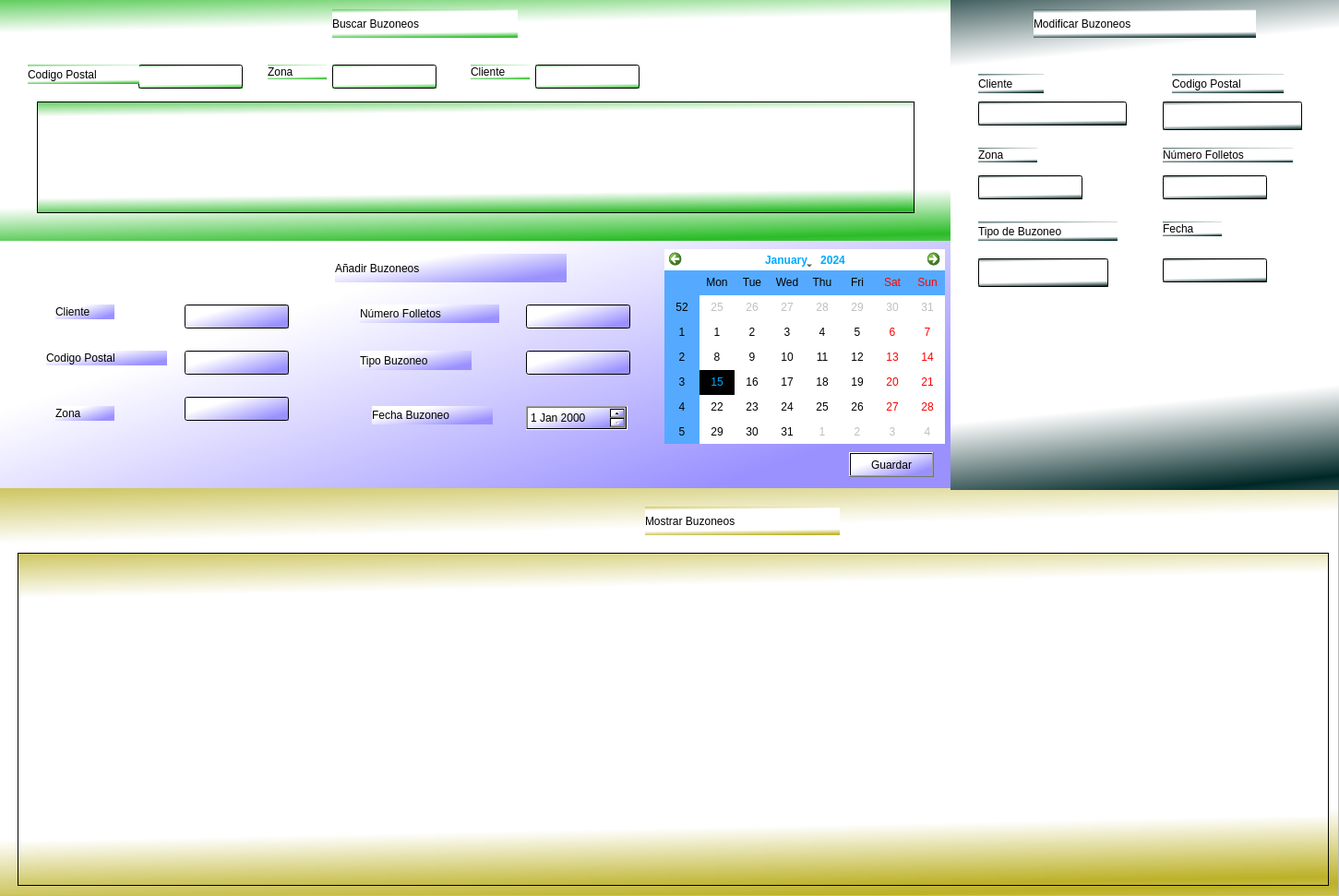
   <widget class="QFrame" name="Ventanabuzoneos">
    <property name="geometry">
     <rect>
      <x>20</x>
      <y>40</y>
      <width>1451</width>
      <height>971</height>
     </rect>
    </property>
    <property name="frameShape">
     <enum>QFrame::StyledPanel</enum>
    </property>
    <property name="frameShadow">
     <enum>QFrame::Raised</enum>
    </property>
    <widget class="QWidget" name="widgetmostrarbuzoneos" native="true">
     <property name="geometry">
      <rect>
       <x>-1</x>
       <y>529</y>
       <width>1451</width>
       <height>441</height>
      </rect>
     </property>
     <property name="styleSheet">
      <string notr="true">background-color: qlineargradient(spread:reflect, x1:0.618, y1:1, x2:0.574333, y2:0.455, stop:0 rgba(188, 177, 39, 255), stop:0.337778 rgba(255, 255, 255, 255));
font: 12pt &quot;URW Palladio L&quot;;</string>
     </property>
     <widget class="QTableView" name="tablamostrarbuzoneos">
      <property name="geometry">
       <rect>
        <x>20</x>
        <y>70</y>
        <width>1421</width>
        <height>361</height>
       </rect>
      </property>
     </widget>
     <widget class="QLabel" name="etiquetamostrarbuzoneos">
      <property name="geometry">
       <rect>
        <x>700</x>
        <y>20</y>
        <width>211</width>
        <height>31</height>
       </rect>
      </property>
      <property name="styleSheet">
       <string notr="true">font: 75 16pt &quot;URW Palladio L&quot;;</string>
      </property>
      <property name="text">
       <string>Mostrar Buzoneos </string>
      </property>
     </widget>
    </widget>
    <widget class="QWidget" name="widgetaddbuzoneos" native="true">
     <property name="geometry">
      <rect>
       <x>0</x>
       <y>260</y>
       <width>1031</width>
       <height>271</height>
      </rect>
     </property>
     <property name="styleSheet">
      <string notr="true">background-color: qlineargradient(spread:pad, x1:0.855, y1:0.846636, x2:0.242, y2:0.369818, stop:0 rgba(154, 145, 255, 255), stop:1 rgba(255, 255, 255, 255));
font: 75 12pt &quot;URW Palladio L&quot;;</string>
     </property>
     <widget class="QLabel" name="etiquetaaddbuzoneos">
      <property name="geometry">
       <rect>
        <x>363</x>
        <y>15</y>
        <width>251</width>
        <height>31</height>
       </rect>
      </property>
      <property name="styleSheet">
       <string notr="true">font: 75 16pt &quot;URW Palladio L&quot;;</string>
      </property>
      <property name="text">
       <string>Añadir Buzoneos</string>
      </property>
     </widget>
     <widget class="QLabel" name="etiquetaclienteaddbuazoneos">
      <property name="geometry">
       <rect>
        <x>60</x>
        <y>70</y>
        <width>64</width>
        <height>16</height>
       </rect>
      </property>
      <property name="text">
       <string>Cliente</string>
      </property>
     </widget>
     <widget class="QLabel" name="eitquetacodigopostaladdbuzoneos">
      <property name="geometry">
       <rect>
        <x>50</x>
        <y>120</y>
        <width>131</width>
        <height>16</height>
       </rect>
      </property>
      <property name="text">
       <string>Codigo Postal</string>
      </property>
     </widget>
     <widget class="QLabel" name="etiquetazonaaddbuzoneos">
      <property name="geometry">
       <rect>
        <x>60</x>
        <y>180</y>
        <width>64</width>
        <height>16</height>
       </rect>
      </property>
      <property name="text">
       <string>Zona</string>
      </property>
     </widget>
     <widget class="QLabel" name="etiquetanumerofolletosaddbuzoneos">
      <property name="geometry">
       <rect>
        <x>390</x>
        <y>70</y>
        <width>151</width>
        <height>20</height>
       </rect>
      </property>
      <property name="text">
       <string>Número Folletos</string>
      </property>
     </widget>
     <widget class="QLabel" name="etiquetatipobuzoneoaddbuzoneos">
      <property name="geometry">
       <rect>
        <x>390</x>
        <y>120</y>
        <width>121</width>
        <height>21</height>
       </rect>
      </property>
      <property name="text">
       <string>Tipo Buzoneo</string>
      </property>
     </widget>
     <widget class="QLineEdit" name="cajaclienteaddbuzoneos">
      <property name="geometry">
       <rect>
        <x>200</x>
        <y>70</y>
        <width>113</width>
        <height>26</height>
       </rect>
      </property>
     </widget>
     <widget class="QLineEdit" name="cajacodigopostaladdbuzoneos">
      <property name="geometry">
       <rect>
        <x>200</x>
        <y>120</y>
        <width>113</width>
        <height>26</height>
       </rect>
      </property>
     </widget>
     <widget class="QLineEdit" name="cajazonaaddbuzoneos">
      <property name="geometry">
       <rect>
        <x>200</x>
        <y>170</y>
        <width>113</width>
        <height>26</height>
       </rect>
      </property>
     </widget>
     <widget class="QLineEdit" name="cajanumfolletosaddbuzoneos">
      <property name="geometry">
       <rect>
        <x>570</x>
        <y>70</y>
        <width>113</width>
        <height>26</height>
       </rect>
      </property>
     </widget>
     <widget class="QLineEdit" name="cajatipobuzoneoaddbuzoneos">
      <property name="geometry">
       <rect>
        <x>570</x>
        <y>120</y>
        <width>113</width>
        <height>26</height>
       </rect>
      </property>
     </widget>
     <widget class="QPushButton" name="btnguardaraddbuzoneos">
      <property name="geometry">
       <rect>
        <x>920</x>
        <y>230</y>
        <width>92</width>
        <height>27</height>
       </rect>
      </property>
      <property name="text">
       <string>Guardar</string>
      </property>
     </widget>
     <widget class="QDateEdit" name="cajafechaaddbuzoneos">
      <property name="geometry">
       <rect>
        <x>570</x>
        <y>180</y>
        <width>110</width>
        <height>26</height>
       </rect>
      </property>
     </widget>
     <widget class="QLabel" name="etiquetafechaaddbuzoneos">
      <property name="geometry">
       <rect>
        <x>403</x>
        <y>180</y>
        <width>131</width>
        <height>20</height>
       </rect>
      </property>
      <property name="text">
       <string>Fecha Buzoneo</string>
      </property>
     </widget>
     <widget class="QCalendarWidget" name="calendarWidgetaddbuzoneos">
      <property name="geometry">
       <rect>
        <x>720</x>
        <y>10</y>
        <width>304</width>
        <height>211</height>
       </rect>
      </property>
      <property name="styleSheet">
       <string notr="true">background-color: rgb(255, 255, 255);
selection-background-color: rgb(0, 0, 0);
selection-color: rgb(0, 170, 255);
gridline-color: rgb(170, 170, 255);
border-left-color: rgb(170, 170, 255);
border-bottom-color: rgb(170, 170, 255);
font: 75 11pt &quot;URW Palladio L&quot;;
border-bottom-color: rgb(170, 170, 255);
border-top-color: rgb(170, 170, 255);
border-color: rgb(170, 85, 255);
alternate-background-color: rgb(85, 170, 255);</string>
      </property>
     </widget>
    </widget>
    <widget class="QWidget" name="widgetbuscarbuzoneos" native="true">
     <property name="geometry">
      <rect>
       <x>0</x>
       <y>0</y>
       <width>1031</width>
       <height>261</height>
      </rect>
     </property>
     <property name="styleSheet">
      <string notr="true">background-color: qlineargradient(spread:reflect, x1:0.618, y1:1, x2:0.574333, y2:0.455, stop:0 rgba(42, 188, 39, 255), stop:0.337778 rgba(255, 255, 255, 255));
font: 75 12pt &quot;URW Palladio L&quot;;</string>
     </property>
     <widget class="QLabel" name="etiquebuscarbuzoneos">
      <property name="geometry">
       <rect>
        <x>360</x>
        <y>10</y>
        <width>201</width>
        <height>31</height>
       </rect>
      </property>
      <property name="styleSheet">
       <string notr="true">font: 75 16pt &quot;URW Palladio L&quot;;</string>
      </property>
      <property name="text">
       <string>Buscar Buzoneos</string>
      </property>
     </widget>
     <widget class="QLineEdit" name="cajacodigopostalbuscarbuzoneos">
      <property name="geometry">
       <rect>
        <x>150</x>
        <y>70</y>
        <width>113</width>
        <height>26</height>
       </rect>
      </property>
     </widget>
     <widget class="QLineEdit" name="cajazonabuscarbuzoneos">
      <property name="geometry">
       <rect>
        <x>360</x>
        <y>70</y>
        <width>113</width>
        <height>26</height>
       </rect>
      </property>
     </widget>
     <widget class="QLineEdit" name="cajaclientebuscarbuzoneos">
      <property name="geometry">
       <rect>
        <x>580</x>
        <y>70</y>
        <width>113</width>
        <height>26</height>
       </rect>
      </property>
     </widget>
     <widget class="QTableView" name="tablaresubuscarbuzoneos">
      <property name="geometry">
       <rect>
        <x>40</x>
        <y>110</y>
        <width>951</width>
        <height>121</height>
       </rect>
      </property>
     </widget>
     <widget class="QLabel" name="etiquetacodigopostalbuscarbuzoneos">
      <property name="geometry">
       <rect>
        <x>30</x>
        <y>70</y>
        <width>121</width>
        <height>21</height>
       </rect>
      </property>
      <property name="text">
       <string>Codigo Postal</string>
      </property>
     </widget>
     <widget class="QLabel" name="etiquetazonabuscarbuzoneos">
      <property name="geometry">
       <rect>
        <x>290</x>
        <y>70</y>
        <width>64</width>
        <height>16</height>
       </rect>
      </property>
      <property name="text">
       <string>Zona</string>
      </property>
     </widget>
     <widget class="QLabel" name="etiquetaclientebuscarbuzoneos">
      <property name="geometry">
       <rect>
        <x>510</x>
        <y>70</y>
        <width>64</width>
        <height>16</height>
       </rect>
      </property>
      <property name="text">
       <string>Cliente</string>
      </property>
     </widget>
    </widget>
    <widget class="QWidget" name="widgetmodificarbuzoneos" native="true">
     <property name="geometry">
      <rect>
       <x>1030</x>
       <y>0</y>
       <width>421</width>
       <height>531</height>
      </rect>
     </property>
     <property name="styleSheet">
      <string notr="true">background-color: qlineargradient(spread:reflect, x1:0.618, y1:1, x2:0.574333, y2:0.455, stop:0 rgba(0, 39, 39, 255), stop:0.337778 rgba(255, 255, 255, 255));
font: 75 12pt &quot;URW Palladio L&quot;;</string>
     </property>
     <widget class="QLabel" name="etiquetamodificarbuzoneos">
      <property name="geometry">
       <rect>
        <x>90</x>
        <y>10</y>
        <width>241</width>
        <height>31</height>
       </rect>
      </property>
      <property name="styleSheet">
       <string notr="true">font: 75 16pt &quot;URW Palladio L&quot;;</string>
      </property>
      <property name="text">
       <string>Modificar Buzoneos</string>
      </property>
     </widget>
     <widget class="QLineEdit" name="cajaclientemodbuzoneos">
      <property name="geometry">
       <rect>
        <x>30</x>
        <y>110</y>
        <width>161</width>
        <height>26</height>
       </rect>
      </property>
     </widget>
     <widget class="QLineEdit" name="cajacodigopostalmodbuzoneos">
      <property name="geometry">
       <rect>
        <x>230</x>
        <y>110</y>
        <width>151</width>
        <height>31</height>
       </rect>
      </property>
     </widget>
     <widget class="QLineEdit" name="cajazonamodbuzoneos">
      <property name="geometry">
       <rect>
        <x>30</x>
        <y>190</y>
        <width>113</width>
        <height>26</height>
       </rect>
      </property>
     </widget>
     <widget class="QLineEdit" name="cajanumfolletosmodbuzoneos">
      <property name="geometry">
       <rect>
        <x>230</x>
        <y>190</y>
        <width>113</width>
        <height>26</height>
       </rect>
      </property>
     </widget>
     <widget class="QLineEdit" name="cajatipobuzoneomodbuzoneos">
      <property name="geometry">
       <rect>
        <x>30</x>
        <y>280</y>
        <width>141</width>
        <height>31</height>
       </rect>
      </property>
     </widget>
     <widget class="QLabel" name="etiquetaclientemodbuzoneos">
      <property name="geometry">
       <rect>
        <x>30</x>
        <y>80</y>
        <width>71</width>
        <height>21</height>
       </rect>
      </property>
      <property name="text">
       <string>Cliente</string>
      </property>
     </widget>
     <widget class="QLabel" name="etiquetacodigopostalmodbuzoneos">
      <property name="geometry">
       <rect>
        <x>240</x>
        <y>80</y>
        <width>121</width>
        <height>21</height>
       </rect>
      </property>
      <property name="text">
       <string>Codigo Postal</string>
      </property>
     </widget>
     <widget class="QLabel" name="etiquetazonamodbuzoneos">
      <property name="geometry">
       <rect>
        <x>30</x>
        <y>160</y>
        <width>64</width>
        <height>16</height>
       </rect>
      </property>
      <property name="text">
       <string>Zona</string>
      </property>
     </widget>
     <widget class="QLabel" name="etiquetanumerofolletosmodbuzoneos">
      <property name="geometry">
       <rect>
        <x>230</x>
        <y>160</y>
        <width>141</width>
        <height>16</height>
       </rect>
      </property>
      <property name="text">
       <string>Número Folletos</string>
      </property>
     </widget>
     <widget class="QLabel" name="etiquetatipobuzoneomodbuzoneos">
      <property name="geometry">
       <rect>
        <x>30</x>
        <y>240</y>
        <width>151</width>
        <height>21</height>
       </rect>
      </property>
      <property name="text">
       <string>Tipo de Buzoneo</string>
      </property>
     </widget>
     <widget class="QLineEdit" name="cajafechamodbuzoneos">
      <property name="geometry">
       <rect>
        <x>230</x>
        <y>280</y>
        <width>113</width>
        <height>26</height>
       </rect>
      </property>
     </widget>
     <widget class="QLabel" name="etiquetafechamodbuzoneos">
      <property name="geometry">
       <rect>
        <x>230</x>
        <y>240</y>
        <width>64</width>
        <height>16</height>
       </rect>
      </property>
      <property name="text">
       <string>Fecha</string>
      </property>
     </widget>
    </widget>
    <zorder>widgetaddbuzoneos</zorder>
    <zorder>widgetmostrarbuzoneos</zorder>
    <zorder>widgetbuscarbuzoneos</zorder>
    <zorder>widgetmodificarbuzoneos</zorder>
   </widget>
